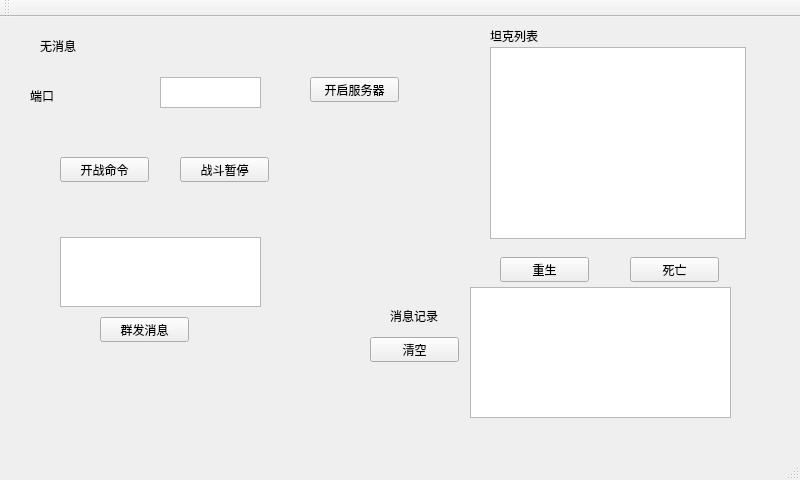
<?xml version="1.0" encoding="UTF-8"?>
<ui version="4.0">
 <class>MainWindow</class>
 <widget class="QMainWindow" name="MainWindow">
  <property name="geometry">
   <rect>
    <x>0</x>
    <y>0</y>
    <width>800</width>
    <height>480</height>
   </rect>
  </property>
  <property name="windowTitle">
   <string>MainWindow</string>
  </property>
  <widget class="QWidget" name="centralWidget">
   <widget class="QPushButton" name="pushButton">
    <property name="geometry">
     <rect>
      <x>310</x>
      <y>60</y>
      <width>89</width>
      <height>25</height>
     </rect>
    </property>
    <property name="text">
     <string>开启服务器</string>
    </property>
   </widget>
   <widget class="QPushButton" name="pushButton_2">
    <property name="geometry">
     <rect>
      <x>100</x>
      <y>300</y>
      <width>89</width>
      <height>25</height>
     </rect>
    </property>
    <property name="text">
     <string>群发消息</string>
    </property>
   </widget>
   <widget class="QTextEdit" name="textEdit">
    <property name="geometry">
     <rect>
      <x>60</x>
      <y>220</y>
      <width>201</width>
      <height>70</height>
     </rect>
    </property>
   </widget>
   <widget class="QLabel" name="info">
    <property name="geometry">
     <rect>
      <x>40</x>
      <y>20</y>
      <width>311</width>
      <height>17</height>
     </rect>
    </property>
    <property name="text">
     <string>无消息</string>
    </property>
   </widget>
   <widget class="QTextEdit" name="tport">
    <property name="geometry">
     <rect>
      <x>160</x>
      <y>60</y>
      <width>101</width>
      <height>31</height>
     </rect>
    </property>
   </widget>
   <widget class="QLabel" name="label">
    <property name="geometry">
     <rect>
      <x>30</x>
      <y>70</y>
      <width>67</width>
      <height>17</height>
     </rect>
    </property>
    <property name="text">
     <string>端口</string>
    </property>
   </widget>
   <widget class="QListWidget" name="tankName">
    <property name="geometry">
     <rect>
      <x>490</x>
      <y>30</y>
      <width>256</width>
      <height>192</height>
     </rect>
    </property>
   </widget>
   <widget class="QLabel" name="label_2">
    <property name="geometry">
     <rect>
      <x>490</x>
      <y>10</y>
      <width>67</width>
      <height>17</height>
     </rect>
    </property>
    <property name="text">
     <string>坦克列表</string>
    </property>
   </widget>
   <widget class="QPushButton" name="pbBattle">
    <property name="geometry">
     <rect>
      <x>60</x>
      <y>140</y>
      <width>89</width>
      <height>25</height>
     </rect>
    </property>
    <property name="text">
     <string>开战命令</string>
    </property>
   </widget>
   <widget class="QPushButton" name="pushButton_3">
    <property name="geometry">
     <rect>
      <x>500</x>
      <y>240</y>
      <width>89</width>
      <height>25</height>
     </rect>
    </property>
    <property name="text">
     <string>重生</string>
    </property>
   </widget>
   <widget class="QPushButton" name="pushButton_4">
    <property name="geometry">
     <rect>
      <x>630</x>
      <y>240</y>
      <width>89</width>
      <height>25</height>
     </rect>
    </property>
    <property name="text">
     <string>死亡</string>
    </property>
   </widget>
   <widget class="QPushButton" name="pbBattle_2">
    <property name="geometry">
     <rect>
      <x>180</x>
      <y>140</y>
      <width>89</width>
      <height>25</height>
     </rect>
    </property>
    <property name="text">
     <string>战斗暂停</string>
    </property>
   </widget>
   <widget class="QListWidget" name="sinfo">
    <property name="geometry">
     <rect>
      <x>470</x>
      <y>270</y>
      <width>261</width>
      <height>131</height>
     </rect>
    </property>
   </widget>
   <widget class="QLabel" name="label_3">
    <property name="geometry">
     <rect>
      <x>390</x>
      <y>290</y>
      <width>67</width>
      <height>17</height>
     </rect>
    </property>
    <property name="text">
     <string>消息记录</string>
    </property>
   </widget>
   <widget class="QPushButton" name="pushButton_5">
    <property name="geometry">
     <rect>
      <x>370</x>
      <y>320</y>
      <width>89</width>
      <height>25</height>
     </rect>
    </property>
    <property name="text">
     <string>清空</string>
    </property>
   </widget>
  </widget>
  <widget class="QMenuBar" name="menuBar">
   <property name="geometry">
    <rect>
     <x>0</x>
     <y>0</y>
     <width>800</width>
     <height>28</height>
    </rect>
   </property>
  </widget>
  <widget class="QToolBar" name="mainToolBar">
   <attribute name="toolBarArea">
    <enum>TopToolBarArea</enum>
   </attribute>
   <attribute name="toolBarBreak">
    <bool>false</bool>
   </attribute>
  </widget>
  <widget class="QStatusBar" name="statusBar"/>
 </widget>
 <layoutdefault spacing="6" margin="11"/>
 <resources/>
 <connections/>
</ui>
